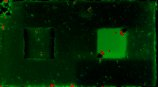
#> input picture pcr.jpg, 158 x 87 px
$ python pcr.py   (Python 2 division)
#> lines starting #> are read from the running program, lines starting #| are printed output that depends on the picture
import cv2
import numpy as np;
import sys
#getting the image


im = cv2.imread('pcr.jpg', cv2.IMREAD_GRAYSCALE)
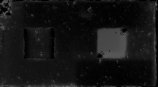
#> im: shape (87, 158); min 0, max 103, mean 20.3

#denoising image
denoised_img = cv2.fastNlMeansDenoising(im, None, 9, 40)


#params to find fluroescing well
params = cv2.SimpleBlobDetector_Params()
params.filterByColor = False
params.filterByArea = True
params.minArea = 50
minDistBetweenBlobs = 50;

#using cv2 library to find keypoints on image
detector = cv2.SimpleBlobDetector_create(params)
keypoints = detector.detect(denoised_img)
#> keypoints = 1 keypoints; (x, y, size): (113, 44, 27.7)
num = len(keypoints)
#> num = 1
im_with_keypoints = cv2.drawKeypoints(denoised_img, keypoints, np.array([]), (0, 0, 255),
cv2.DRAW_MATCHES_FLAGS_DRAW_RICH_KEYPOINTS)
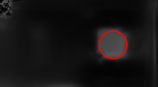
#> im_with_keypoints: shape (87, 158, 3); mean of channels 0, 1, 2 19.7, 19.7, 21.7; drawn as B, G, R
cv2.imshow('im', im_with_keypoints)
cv2.waitKey(0)


#otherwise this is the well it stops fluroescing at
print num
#| 1

$ run again, with pco.jpg copied over pcr.jpg
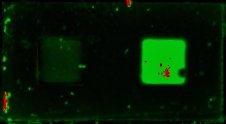
#> input picture pco.jpg, 226 x 124 px
#> `im = cv2.imread('pcr.jpg', cv2.IMREAD_GRAYSCALE)`:
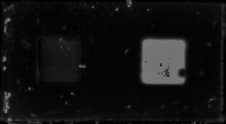
#> im: shape (124, 226); min 0, max 135, mean 17.7
#> keypoints = 1 keypoints; (x, y, size): (162, 61, 47)
#> num = 1
#| 1
